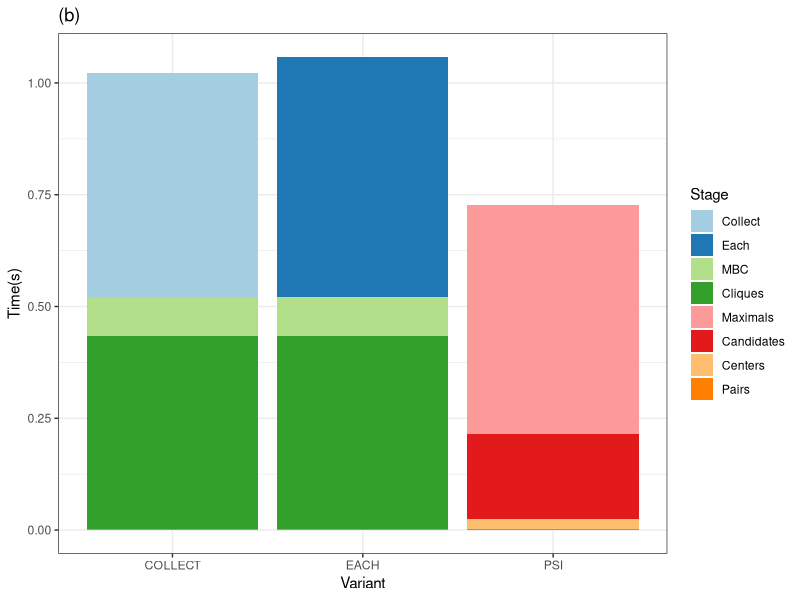
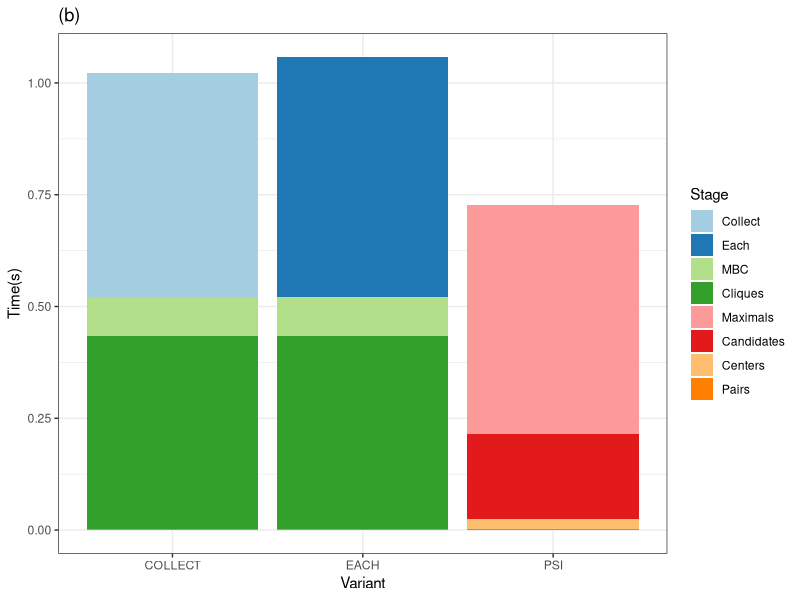

Reproduce these figures in R, in order.
library(tidyverse)
library(ggpubr)

psi <- read_tsv("cmbc_psi_stages.tsv") |> filter(variant != "HASH")

labels = c("Collect","Each","MBC","Cliques","Maximals","Candidates","Centers","Pairs")
q = ggplot(data = psi, aes(x = variant, y = time, fill = stage)) +
  geom_bar(stat="identity", position="stack") +
  labs(title="(b)", x="Variant", y="Time(s)") +
  theme_bw() + 
  scale_fill_brewer(name = "Stage", palette = "Paired", labels = labels) 
  
plot(q)
ggsave(paste0("cmbc_psi.pdf"), width = W, height = H)

# bfe <- read_tsv("cmbc_bfe_stages.tsv") |> filter(variant != "HASH")
# 
# bfe_levels <- c("COLLECT", "EACH", "HASH", "BFE")
# p = ggplot(data = bfe, aes(x = factor(variant, level = bfe_levels), y = time, fill = stage)) +
#   geom_bar(stat="identity", position="stack") +
#   labs(title="(a)", x="Variant", y="Time(s)") +
#   theme_bw() + 
#   scale_fill_brewer(name = "Stage", palette = "Paired", labels = labels) 
# 
# plot(p)
# ggsave(paste0("cmbc_bfe.pdf"), width = W, height = H)

#ggarrange(p, q, ncol=2, nrow=1, common.legend = TRUE, legend="bottom")
#ggsave(paste0("cmbc.pdf"), width = 8, height = 4)
